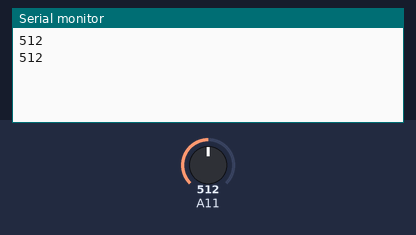
Bench run of a sketch on a simulated Arduino Mega 2560, built with avr-gcc and run on an emulated ATmega2560. On the bench: the last lines printed to the serial monitor. The test bench sets the inputs (shaded band); at power-on: A11 = 512.

Above: at 1.8 s.
1.9 s: A11 set to 716
At 2.8 s:
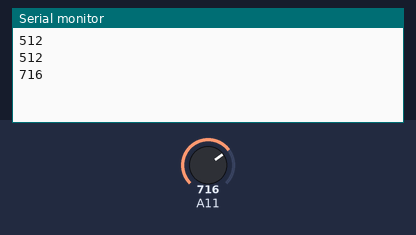
3.4 s: A11 set to 900
At 4.4 s:
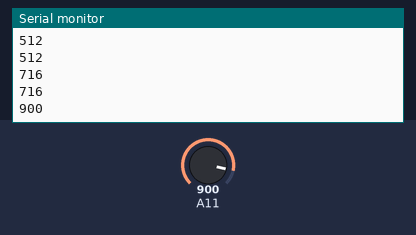
Timing chart, 0 to 6.4 s (numbered marks = the images above; inputs shaded):
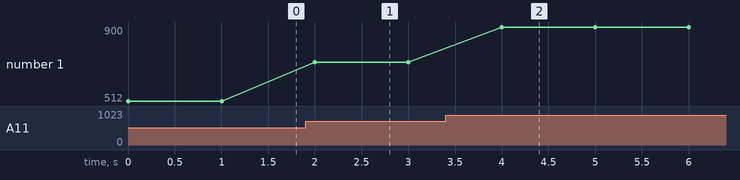

The sketch:

monoxide.ino
```cpp
int sensorValue;

void setup()
{
  Serial.begin(9600);      // sets the serial port to 9600
  pinMode(A11,INPUT_PULLUP);
}

void loop()
{
  sensorValue = analogRead(A11);       // read analog input pin 0
  Serial.println(sensorValue, DEC);  // prints the value read
  delay(1000);                        // wait 100ms for next reading
}
```

Measured:
- after the input at 1.9 s, the serial monitor: prints a new line after 0.10 s (image 1)
- after the input at 3.4 s, the serial monitor: prints a new line after 0.60 s (image 2)
- plotted number 1: 512 → 716 after the input at 1.9 s, 716 → 900 after the input at 3.4 s
